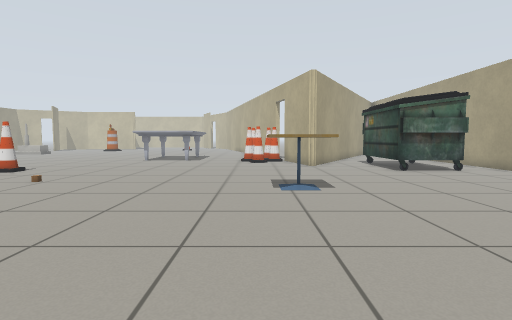
[1] (above)

17 first-person views from a walk through a robot-simulator world made for Gazebo. The camera is 0.72 m above the floor, tilts 4° down and sees 80° across. The floor is counted in squares, 0.5 m on a side. Each view is taken from the middle of a square. On the plan, view 1 faces up. The plan holds only what a view shows up to about 14 squares ahead; the rest is blank. The place goes on beyond the plan. Robots are left out. Simple patterns stand in for the simulator's built-in surfaces. Simple shapes stand in for some stock models.

[2]
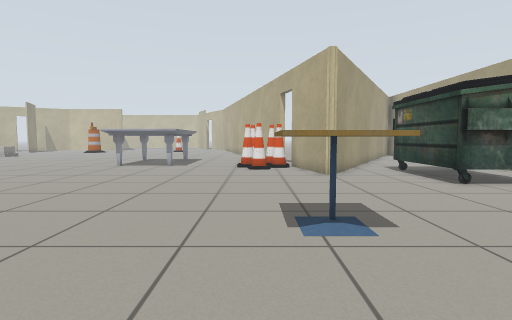

[3]
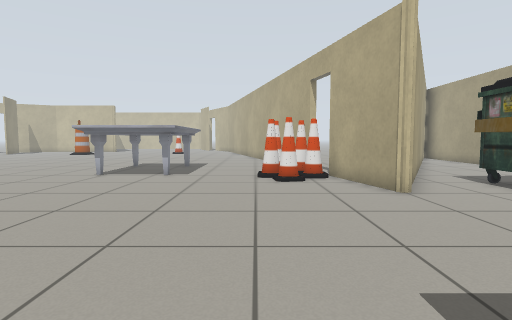

[4]
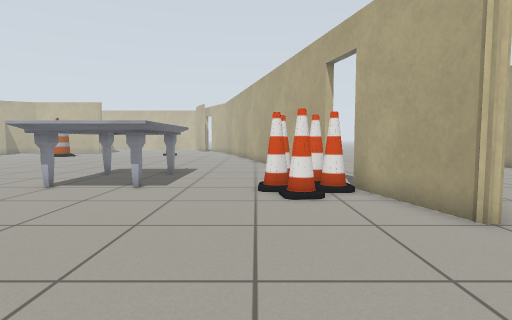

[5]
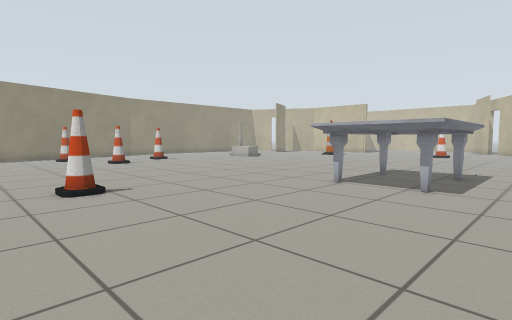

[6]
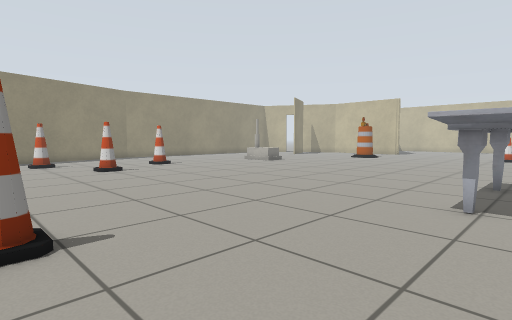

[7]
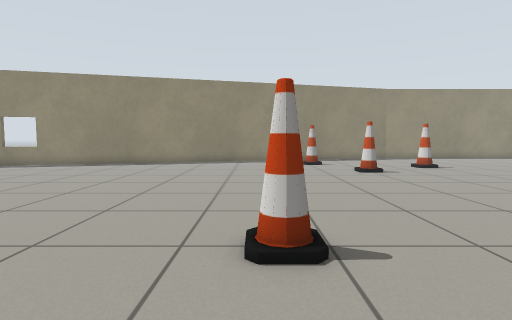

[8]
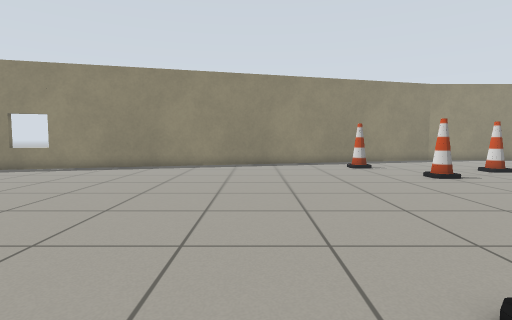

[9]
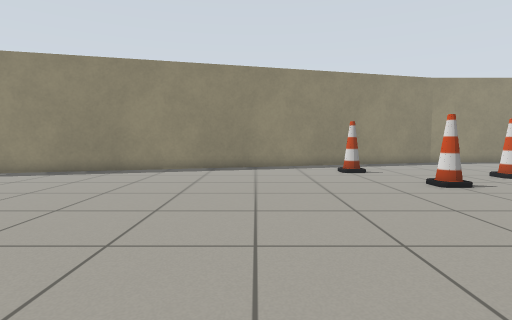

[10]
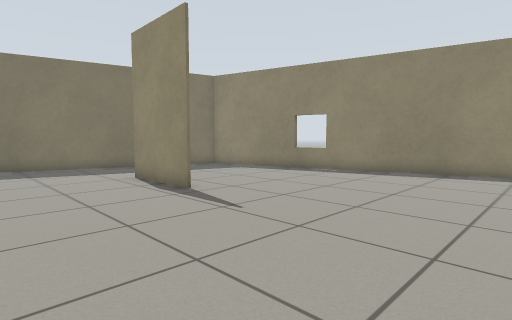

[11]
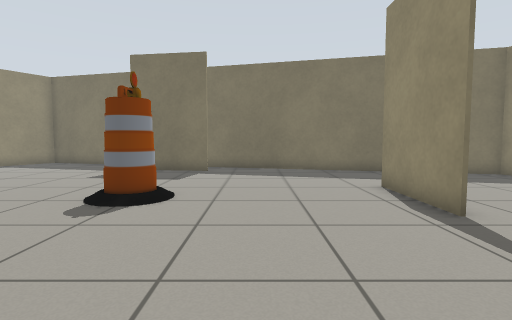

[12]
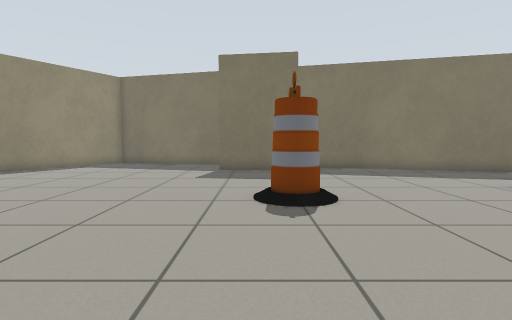

[13]
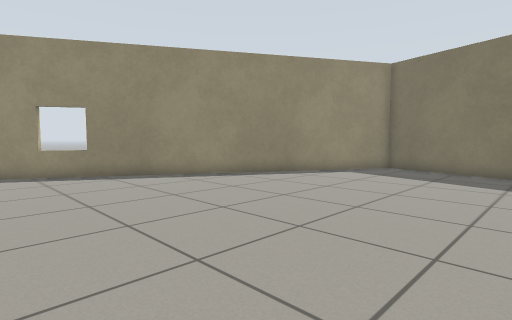

[14]
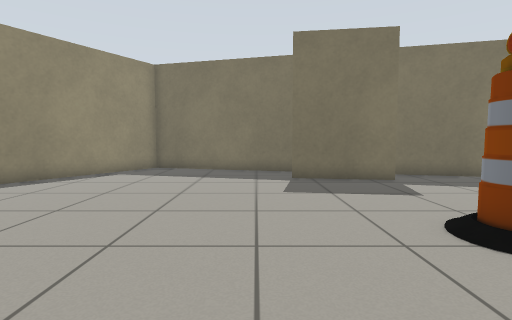

[15]
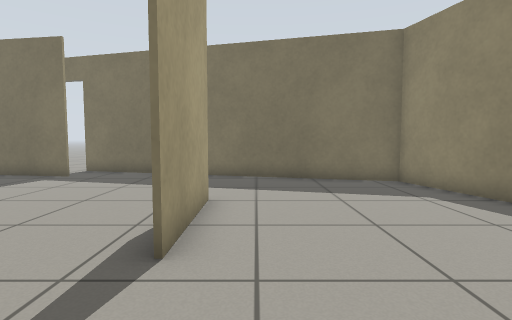

[16]
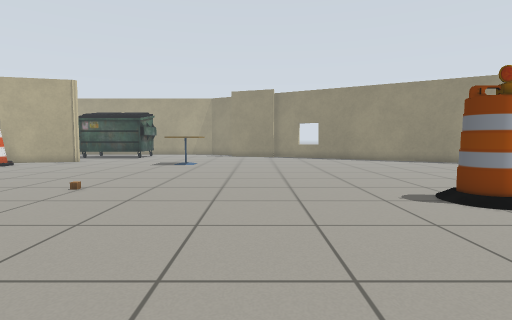

[17]
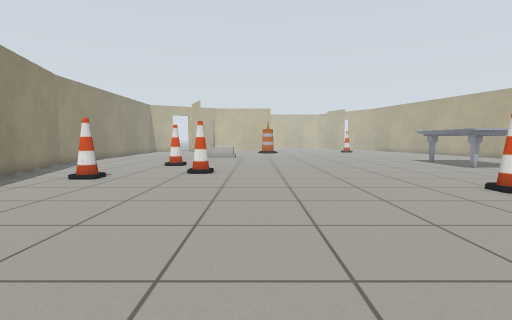

### Floor plan
Points are (right, up) in squares from view 1. A wall is a line through its corners. A room is listed if a view was taken in it or the views show most of it. See-through windows are left out.
Room 1 (views 1, 2, 3, 4, 5, 6, 7, 8, 9, 10, 11, 12, 13, 14, 15, 16, 17)
walls: (-15.8, 1.5) (-15.8, -2.1); (2.9, 15.8) (1.8, 19.9); (3.1, 16) (2.9, 16.1); (-15.9, -2.1) (-15.9, 1.5); (1.4, 21.6) (0.4, 25.2); (-25.3, 7.9) (-21.8, -5.2) (-9.4, -8.5); (-10, -6.5) (-6.2, -7.1); (-6.6, -9.3) (-0.7, -10.9); (6.6, 22.1) (3.1, 16.1) (3, 16); (0.4, -10.2) (7.5, 2.2)
ways out: open door at (-8.5, -9); open door at (2, 20.5)
objects: cone (-24, 16); cone (-23, 21) to (-22, 22); cone (-21, 18) to (-20, 18); cone (-11, 13) to (-11, 14); barrel (-9, -1) to (-8, 0); marble table (-8, 19) to (-4, 24); other object (-7, 10); cone (-1, 20) to (0, 20); cafe table (0, 8) to (2, 10); cone (0, 18) to (0, 19); cone (0, 21); cone (1, 19) to (1, 20); cone (1, 21); dumpster (6, 13) to (7, 18)

Where each view was taken, in squares from view 1:
view 1: 0 up, 0 right, facing up
view 2: 4 up, 0 right, facing up
view 3: 8 up, 1 left, facing up
view 4: 11 up, 1 left, facing up
view 5: 11 up, 2 left, facing up-left
view 6: 13 up, 6 left, facing up-left
view 7: 13 up, 7 left, facing left
view 8: 11 up, 9 left, facing left
view 9: 12 up, 11 left, facing left
view 10: 9 up, 11 left, facing down-left
view 11: 7 up, 12 left, facing down
view 12: 7 up, 8 left, facing down
view 13: 4 up, 6 left, facing down-right
view 14: 4 up, 5 left, facing down
view 15: 5 up, 17 left, facing down
view 16: 5 up, 16 left, facing right
view 17: 5 up, 18 left, facing up
